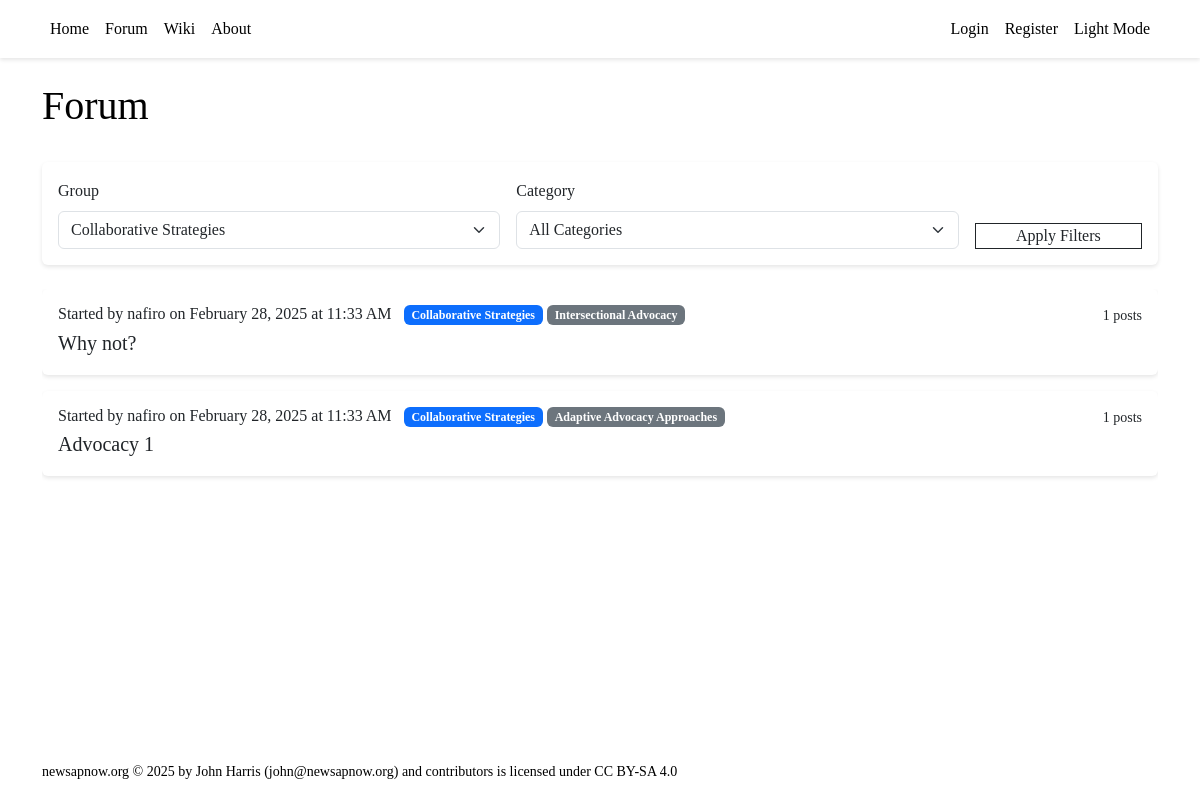
/forum/?group_id=14, run on the app's committed database.
### tables this page shows
CREATE TABLE threads (
        id INTEGER PRIMARY KEY AUTOINCREMENT,
        title TEXT NOT NULL CHECK(length(title) <= 132),
        created_by INTEGER NOT NULL,
        group_id INTEGER,
        category_id INTEGER,
        is_wiki BOOLEAN DEFAULT 0,
        wiki_page_id INTEGER,
        created_at TIMESTAMP DEFAULT CURRENT_TIMESTAMP,
        updated_at TIMESTAMP DEFAULT CURRENT_TIMESTAMP,
        last_seen_at TIMESTAMP DEFAULT CURRENT_TIMESTAMP,
        FOREIGN KEY (created_by) REFERENCES users(id),
        FOREIGN KEY (group_id) REFERENCES groups(id),
        FOREIGN KEY (category_id) REFERENCES group_categories(id),
        FOREIGN KEY (wiki_page_id) REFERENCES wiki_pages(id)
    );

### backend/forum.py (the view)
@forum_blueprint.route("/")
def view_threads():
    user_id = session.get('user_id')
    page = request.args.get('page', 1, type=int)
    offset = (page - 1) * Config.THREADS_PER_PAGE
    is_wiki = request.args.get('is_wiki', '0') == '1'
    if 'group_id' in request.args:
        if request.args.get('group_id') == '':
            filter_group = None
            if 'filter_group' in session:
                session.pop('filter_group')
        else:
            filter_group = request.args.get('group_id', type=int)
            session['filter_group'] = filter_group
    else:
        filter_group = session.get('filter_group')
    if 'category_id' in request.args:
        if request.args.get('category_id') == '':
            filter_category = None
            if 'filter_category' in session:
                session.pop('filter_category')
        else:
            filter_category = request.args.get('category_id', type=int)
            session['filter_category'] = filter_category
    else:
        filter_category = session.get('filter_category')
    with get_db() as conn:
        cursor = conn.cursor()
        cursor.execute("""
            SELECT id, grouptext FROM groups ORDER BY grouptext
        """)
        all_groups = cursor.fetchall()
        categories = []
        if filter_group:
            cursor.execute("""
                SELECT id, category
                FROM group_categories
                WHERE group_id = ?
                ORDER BY category
            """, (filter_group,))
            categories = cursor.fetchall()
        query_parts = []
        query_params = []
        base_query = """
            SELECT DISTINCT
                t.*, u.username,
                g.grouptext as group_name,
                gc.category as category_name,
                COUNT(p.id) as post_count,
                MAX(p.created_at) as last_post_at
            FROM threads t
            JOIN users u ON t.created_by = u.id
            LEFT JOIN groups g ON t.group_id = g.id
            LEFT JOIN group_categories gc ON t.category_id = gc.id
            LEFT JOIN thread_users tu ON t.id = tu.thread_id
            LEFT JOIN posts p ON t.id = p.thread_id
            WHERE t.is_wiki = ?
        """
        query_params.append(1 if is_wiki else 0)
        if filter_group:
            query_parts.append("t.group_id = ?")
            query_params.append(filter_group)
        if filter_category:
            query_parts.append("t.category_id = ?")
            query_params.append(filter_category)
        if user_id:
            cursor.execute("""
                SELECT group_id
                FROM user_groups
                WHERE user_id = ? AND filter_on = 1
            """, (user_id,))
            filtered_groups = [row['group_id'] for row in cursor.fetchall()]
            if filtered_groups:
                filtered_groups_str = ','.join('?' for _ in filtered_groups)
                query_parts.append(f"(t.group_id IS NULL OR t.group_id IN ({filtered_groups_str}))")
                query_params.extend(filtered_groups)
            query_parts.append("""(
                tu.thread_id IS NULL
                OR tu.user_id = ?
                OR t.created_by = ?
            )""")
            query_params.extend([user_id, user_id])
        else:
            query_parts.append("tu.thread_id IS NULL")
        where_clause = " AND ".join(query_parts) if query_parts else ""
        if where_clause:
            base_query += " AND " + where_clause
        final_query = base_query + """
            GROUP BY t.id
            ORDER BY last_post_at DESC
            LIMIT ? OFFSET ?
        """
        query_params.extend([Config.THREADS_PER_PAGE, offset])
        cursor.execute(final_query, query_params)
        threads = cursor.fetchall()
    return render_template("forum/thread_list.html",
                          threads=threads,
                          page=page,
                          groups=all_groups,
                          categories=categories,
                          selected_group=filter_group,
                          selected_category=filter_category,
                          is_wiki=is_wiki,
                          Config=Config)

### backend/database.py (called while the page is built)
@contextmanager
def get_db() -> Generator[sqlite3.Connection, None, None]:
    conn = sqlite3.connect(Config.SQLITE_DB_PATH)
    conn.row_factory = sqlite3.Row
    try:
        yield conn
    finally:
        conn.commit()
        conn.close()

### backend/server.py (called while the page is built)
@app.template_filter('datetime')
def format_datetime(value):
    if isinstance(value, str):
        try:
            value = datetime.strptime(value, '%Y-%m-%d %H:%M:%S')
        except ValueError:
            return value
    return value.strftime('%B %d, %Y at %I:%M %p')

### frontend/templates/forum/thread_list.html (shortened to what this page needs)
{% extends "base.html" %}
{% block content %}
    <div class="d-flex justify-content-between align-items-center mb-4">
        <h1>{% if is_wiki %}Wiki Pages{% else %}Forum{% endif %}</h1>
    </div>
    <div class="card mb-4">
        <div class="card-body">
            <form method="GET" id="filterForm" class="row g-3">
                <div class="col-md-5">
                    <label for="groupFilter" class="form-label">Group</label>
                    <select id="groupFilter" name="group_id" class="form-select">
                        {% for group in groups %}
                            <option value="{{ group.id }}" {% if selected_group == group.id %}selected{% endif %}>
                                {{ group.grouptext }}
                            </option>
                        {% endfor %}
                    </select>
                </div>
                <div class="col-md-5">
                    <label for="categoryFilter" class="form-label">Category</label>
                    <select id="categoryFilter" name="category_id" class="form-select" {% if not selected_group %}disabled{% endif %}>
                        <option value="">All Categories</option>
                    </select>
                </div>
                <div class="col-md-2 d-flex align-items-end">
                    <button type="submit" class="btn btn-primary w-100">Apply Filters</button>
                </div>
            </form>
        </div>
    </div>
    <div class="thread-list" tabindex="0">
        {% for thread in threads %}
            <div class="thread-item card mb-3" data-thread-id="{{ thread.id }}">
                <div class="card-body">
                    <div class="d-flex justify-content-between align-items-start">
                        <div>
                            <p class="card-subtitle mb-1">
                                Started by {{ thread.username }} on {{ thread.created_at | datetime }}
                                {% if thread.group_name and thread.category_name %}
                                <span class="badge bg-primary ms-2">{{ thread.group_name }}</span>
                                <span class="badge bg-secondary">{{ thread.category_name }}</span>
                                {% endif %}
                            </p>
                            <h5 class="card-title mb-1">
                                <a href="{{ url_for('forum.view_thread', thread_id=thread.id) }}" class="text-decoration-none">
                                    {{ thread.title }}
                                </a>
                            </h5>
                        </div>
                        <small class="text-muted">{{ thread.post_count }} posts</small>
                    </div>
                </div>
            </div>
        {% endfor %}
    </div>
{% endblock %}

### frontend/static/styles.css (style rules this page uses)
body { font-family: var(--font-family-sans); line-height: 1.6; color: var(--standard-text); background-color: var(--page-bg); }
.card { border: none; background-color: var(--card-bg); box-shadow: 0 2px 4px rgba(0,0,0,0.1); }
.card-title { color: var(--prominent-text); }
.card-body { background-color: var(--card-bg); color: var(--standard-text); }
.thread-list { max-height: 80vh; overflow-y: auto; }
.thread-item { transition: all 0.2s ease; background-color: var(--card-bg); border-left: 3px solid var(--element-bg); }
html { height: 100%; position: relative; }
body { min-height: 100%; display: flex; flex-direction: column; }
.btn { padding: var(--spacing-sm) var(--spacing-md); border-radius: var(--border-radius); transition: all 0.2s ease; }
.btn-primary { background-color: var(--highlight-bg); border-color: var(--highlight-bg); color: var(--highlight-text); }
a { color: var(--highlight-text); text-decoration: none; }
.text-muted { color: var(--subtle-text) !important; }

### data on the page
threads: username "nafiro", created_at "February 28, 2025 at 11:33 AM", group_name "Collaborative Strategies", category_name "Intersectional Advocacy", title "Why not?", post_count "1"
threads: username "nafiro", created_at "February 28, 2025 at 11:33 AM", group_name "Collaborative Strategies", category_name "Adaptive Advocacy Approaches", title "Advocacy 1", post_count "1"

### other printed values
form field group_id "Collaborative Strategies"
